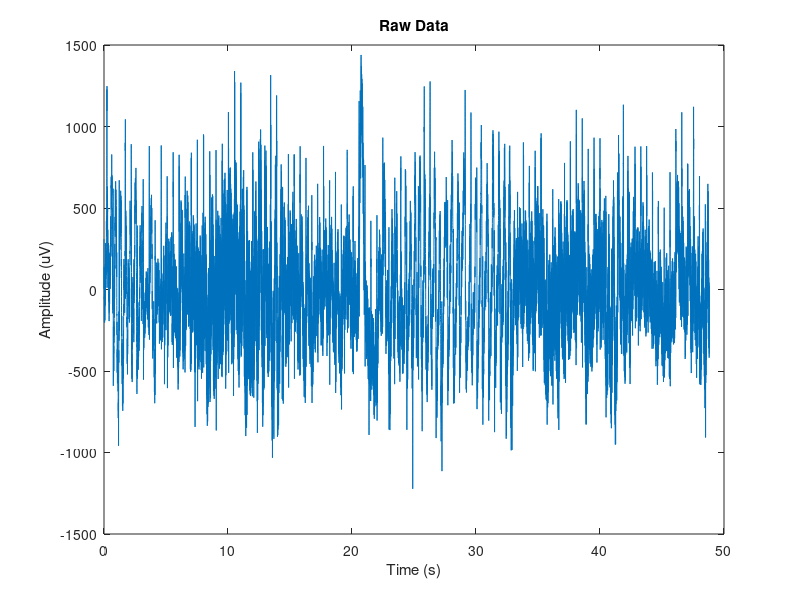

The MATLAB source for this figure:
% ENEL420 Assignemnt
% Tim Hadler, Emily Tideswell 
% 30/07/2020

clc, clear

data = load("enel420_grp_23.txt");

fs = 1024;  % Sampling frq, HZ
n = length(data);
t = linspace(0, n/fs, n);

plot(t, data);
title("Raw Data")
xlabel("Time (s)");
ylabel("Amplitude (uV)");
